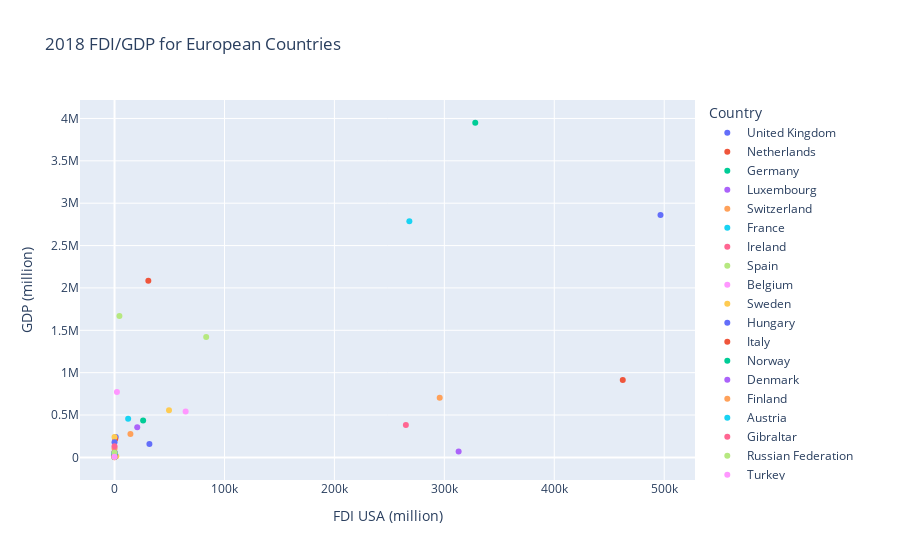

The cell this chart's notebook holds for it:
### Code cell
europe_fdi_gdp_scatter = px.scatter(
    europe_format_name,
    x="FDI USA (million)",
    y="GDP (million)",
    title="2018 FDI/GDP for European Countries",
    color="Country",
)
europe_fdi_gdp_scatter.write_image("europe_fdi_gdp_scatter.png")
europe_fdi_gdp_scatter

### Figure 1 — Plotly figure (JSON) as saved in the notebook; plotly's stock layout.template omitted (floating-point values rounded to 4 significant figures)
{"data": [{"hovertemplate": "Country=United Kingdom<br>FDI USA (million)=%{x}<br>GDP (million)=%{y}<extra></extra>", "legendgroup": "United Kingdom", "marker": {"color": "#636efa", "symbol": "circle"}, "mode": "markers", "name": "United Kingdom", "orientation": "v", "showlegend": true, "type": "scatter", "x": [496622], "xaxis": "x", "y": [2861000.0], "yaxis": "y"}, {"hovertemplate": "Country=Netherlands<br>FDI USA (million)=%{x}<br>GDP (million)=%{y}<extra></extra>", "legendgroup": "Netherlands", "marker": {"color": "#EF553B", "symbol": "circle"}, "mode": "markers", "name": "Netherlands", "orientation": "v", "showlegend": true, "type": "scatter", "x": [462303], "xaxis": "x", "y": [914100.0], "yaxis": "y"}, {"hovertemplate": "Country=Germany<br>FDI USA (million)=%{x}<br>GDP (million)=%{y}<extra></extra>", "legendgroup": "Germany", "marker": {"color": "#00cc96", "symbol": "circle"}, "mode": "markers", "name": "Germany", "orientation": "v", "showlegend": true, "type": "scatter", "x": [328124], "xaxis": "x", "y": [3950000.0], "yaxis": "y"}, {"hovertemplate": "Country=Luxembourg<br>FDI USA (million)=%{x}<br>GDP (million)=%{y}<extra></extra>", "legendgroup": "Luxembourg", "marker": {"color": "#ab63fa", "symbol": "circle"}, "mode": "markers", "name": "Luxembourg", "orientation": "v", "showlegend": true, "type": "scatter", "x": [312976], "xaxis": "x", "y": [70920.0], "yaxis": "y"}, {"hovertemplate": "Country=Switzerland<br>FDI USA (million)=%{x}<br>GDP (million)=%{y}<extra></extra>", "legendgroup": "Switzerland", "marker": {"color": "#FFA15A", "symbol": "circle"}, "mode": "markers", "name": "Switzerland", "orientation": "v", "showlegend": true, "type": "scatter", "x": [295783], "xaxis": "x", "y": [705100.0], "yaxis": "y"}, {"hovertemplate": "Country=France<br>FDI USA (million)=%{x}<br>GDP (million)=%{y}<extra></extra>", "legendgroup": "France", "marker": {"color": "#19d3f3", "symbol": "circle"}, "mode": "markers", "name": "France", "orientation": "v", "showlegend": true, "type": "scatter", "x": [268169], "xaxis": "x", "y": [2788000.0], "yaxis": "y"}, {"hovertemplate": "Country=Ireland<br>FDI USA (million)=%{x}<br>GDP (million)=%{y}<extra></extra>", "legendgroup": "Ireland", "marker": {"color": "#FF6692", "symbol": "circle"}, "mode": "markers", "name": "Ireland", "orientation": "v", "showlegend": true, "type": "scatter", "x": [265004], "xaxis": "x", "y": [382700.0], "yaxis": "y"}, {"hovertemplate": "Country=Spain<br>FDI USA (million)=%{x}<br>GDP (million)=%{y}<extra></extra>", "legendgroup": "Spain", "marker": {"color": "#B6E880", "symbol": "circle"}, "mode": "markers", "name": "Spain", "orientation": "v", "showlegend": true, "type": "scatter", "x": [83379], "xaxis": "x", "y": [1420000.0], "yaxis": "y"}, {"hovertemplate": "Country=Belgium<br>FDI USA (million)=%{x}<br>GDP (million)=%{y}<extra></extra>", "legendgroup": "Belgium", "marker": {"color": "#FF97FF", "symbol": "circle"}, "mode": "markers", "name": "Belgium", "orientation": "v", "showlegend": true, "type": "scatter", "x": [64661], "xaxis": "x", "y": [542700.0], "yaxis": "y"}, {"hovertemplate": "Country=Sweden<br>FDI USA (million)=%{x}<br>GDP (million)=%{y}<extra></extra>", "legendgroup": "Sweden", "marker": {"color": "#FECB52", "symbol": "circle"}, "mode": "markers", "name": "Sweden", "orientation": "v", "showlegend": true, "type": "scatter", "x": [49546], "xaxis": "x", "y": [555500.0], "yaxis": "y"}, {"hovertemplate": "Country=Hungary<br>FDI USA (million)=%{x}<br>GDP (million)=%{y}<extra></extra>", "legendgroup": "Hungary", "marker": {"color": "#636efa", "symbol": "circle"}, "mode": "markers", "name": "Hungary", "orientation": "v", "showlegend": true, "type": "scatter", "x": [31730], "xaxis": "x", "y": [157900.0], "yaxis": "y"}, {"hovertemplate": "Country=Italy<br>FDI USA (million)=%{x}<br>GDP (million)=%{y}<extra></extra>", "legendgroup": "Italy", "marker": {"color": "#EF553B", "symbol": "circle"}, "mode": "markers", "name": "Italy", "orientation": "v", "showlegend": true, "type": "scatter", "x": [30749], "xaxis": "x", "y": [2086000.0], "yaxis": "y"}, {"hovertemplate": "Country=Norway<br>FDI USA (million)=%{x}<br>GDP (million)=%{y}<extra></extra>", "legendgroup": "Norway", "marker": {"color": "#00cc96", "symbol": "circle"}, "mode": "markers", "name": "Norway", "orientation": "v", "showlegend": true, "type": "scatter", "x": [26007], "xaxis": "x", "y": [434200.0], "yaxis": "y"}, {"hovertemplate": "Country=Denmark<br>FDI USA (million)=%{x}<br>GDP (million)=%{y}<extra></extra>", "legendgroup": "Denmark", "marker": {"color": "#ab63fa", "symbol": "circle"}, "mode": "markers", "name": "Denmark", "orientation": "v", "showlegend": true, "type": "scatter", "x": [20654], "xaxis": "x", "y": [355700.0], "yaxis": "y"}, {"hovertemplate": "Country=Finland<br>FDI USA (million)=%{x}<br>GDP (million)=%{y}<extra></extra>", "legendgroup": "Finland", "marker": {"color": "#FFA15A", "symbol": "circle"}, "mode": "markers", "name": "Finland", "orientation": "v", "showlegend": true, "type": "scatter", "x": [14464], "xaxis": "x", "y": [275900.0], "yaxis": "y"}, {"hovertemplate": "Country=Austria<br>FDI USA (million)=%{x}<br>GDP (million)=%{y}<extra></extra>", "legendgroup": "Austria", "marker": {"color": "#19d3f3", "symbol": "circle"}, "mode": "markers", "name": "Austria", "orientation": "v", "showlegend": true, "type": "scatter", "x": [12392], "xaxis": "x", "y": [455500.0], "yaxis": "y"}, {"hovertemplate": "Country=Gibraltar<br>FDI USA (million)=%{x}<br>GDP (million)=%{y}<extra></extra>", "legendgroup": "Gibraltar", "marker": {"color": "#FF6692", "symbol": "circle"}, "mode": "markers", "name": "Gibraltar", "orientation": "v", "showlegend": true, "type": "scatter", "x": [9367], "xaxis": "x", "y": [null], "yaxis": "y"}, {"hovertemplate": "Country=Russian Federation<br>FDI USA (million)=%{x}<br>GDP (million)=%{y}<extra></extra>", "legendgroup": "Russian Federation", "marker": {"color": "#B6E880", "symbol": "circle"}, "mode": "markers", "name": "Russian Federation", "orientation": "v", "showlegend": true, "type": "scatter", "x": [4455], "xaxis": "x", "y": [1670000.0], "yaxis": "y"}, {"hovertemplate": "Country=Turkey<br>FDI USA (million)=%{x}<br>GDP (million)=%{y}<extra></extra>", "legendgroup": "Turkey", "marker": {"color": "#FF97FF", "symbol": "circle"}, "mode": "markers", "name": "Turkey", "orientation": "v", "showlegend": true, "type": "scatter", "x": [2175], "xaxis": "x", "y": [771400.0], "yaxis": "y"}, {"hovertemplate": "Country=Malta<br>FDI USA (million)=%{x}<br>GDP (million)=%{y}<extra></extra>", "legendgroup": "Malta", "marker": {"color": "#FECB52", "symbol": "circle"}, "mode": "markers", "name": "Malta", "orientation": "v", "showlegend": true, "type": "scatter", "x": [1557], "xaxis": "x", "y": [14600.0], "yaxis": "y"}, {"hovertemplate": "Country=Portugal<br>FDI USA (million)=%{x}<br>GDP (million)=%{y}<extra></extra>", "legendgroup": "Portugal", "marker": {"color": "#636efa", "symbol": "circle"}, "mode": "markers", "name": "Portugal", "orientation": "v", "showlegend": true, "type": "scatter", "x": [1056], "xaxis": "x", "y": [241300.0], "yaxis": "y"}, {"hovertemplate": "Country=Greece<br>FDI USA (million)=%{x}<br>GDP (million)=%{y}<extra></extra>", "legendgroup": "Greece", "marker": {"color": "#EF553B", "symbol": "circle"}, "mode": "markers", "name": "Greece", "orientation": "v", "showlegend": true, "type": "scatter", "x": [639], "xaxis": "x", "y": [218100.0], "yaxis": "y"}, {"hovertemplate": "Country=Cyprus<br>FDI USA (million)=%{x}<br>GDP (million)=%{y}<extra></extra>", "legendgroup": "Cyprus", "marker": {"color": "#00cc96", "symbol": "circle"}, "mode": "markers", "name": "Cyprus", "orientation": "v", "showlegend": true, "type": "scatter", "x": [323], "xaxis": "x", "y": [24960.0], "yaxis": "y"}, {"hovertemplate": "Country=Croatia<br>FDI USA (million)=%{x}<br>GDP (million)=%{y}<extra></extra>", "legendgroup": "Croatia", "marker": {"color": "#ab63fa", "symbol": "circle"}, "mode": "markers", "name": "Croatia", "orientation": "v", "showlegend": true, "type": "scatter", "x": [19], "xaxis": "x", "y": [60990.0], "yaxis": "y"}, {"hovertemplate": "Country=Slovak Republic<br>FDI USA (million)=%{x}<br>GDP (million)=%{y}<extra></extra>", "legendgroup": "Slovak Republic", "marker": {"color": "#FFA15A", "symbol": "circle"}, "mode": "markers", "name": "Slovak Republic", "orientation": "v", "showlegend": true, "type": "scatter", "x": [14], "xaxis": "x", "y": [105800.0], "yaxis": "y"}, {"hovertemplate": "Country=Slovenia<br>FDI USA (million)=%{x}<br>GDP (million)=%{y}<extra></extra>", "legendgroup": "Slovenia", "marker": {"color": "#19d3f3", "symbol": "circle"}, "mode": "markers", "name": "Slovenia", "orientation": "v", "showlegend": true, "type": "scatter", "x": [6], "xaxis": "x", "y": [54030.0], "yaxis": "y"}, {"hovertemplate": "Country=Belarus<br>FDI USA (million)=%{x}<br>GDP (million)=%{y}<extra></extra>", "legendgroup": "Belarus", "marker": {"color": "#FF6692", "symbol": "circle"}, "mode": "markers", "name": "Belarus", "orientation": "v", "showlegend": true, "type": "scatter", "x": [4], "xaxis": "x", "y": [60030.0], "yaxis": "y"}, {"hovertemplate": "Country=Serbia<br>FDI USA (million)=%{x}<br>GDP (million)=%{y}<extra></extra>", "legendgroup": "Serbia", "marker": {"color": "#B6E880", "symbol": "circle"}, "mode": "markers", "name": "Serbia", "orientation": "v", "showlegend": true, "type": "scatter", "x": [3], "xaxis": "x", "y": [50600.0], "yaxis": "y"}, {"hovertemplate": "Country=Armenia<br>FDI USA (million)=%{x}<br>GDP (million)=%{y}<extra></extra>", "legendgroup": "Armenia", "marker": {"color": "#FF97FF", "symbol": "circle"}, "mode": "markers", "name": "Armenia", "orientation": "v", "showlegend": true, "type": "scatter", "x": [3], "xaxis": "x", "y": [12460.0], "yaxis": "y"}, {"hovertemplate": "Country=Romania<br>FDI USA (million)=%{x}<br>GDP (million)=%{y}<extra></extra>", "legendgroup": "Romania", "marker": {"color": "#FECB52", "symbol": "circle"}, "mode": "markers", "name": "Romania", "orientation": "v", "showlegend": true, "type": "scatter", "x": [3], "xaxis": "x", "y": [241600.0], "yaxis": "y"}, {"hovertemplate": "Country=Uzbekistan<br>FDI USA (million)=%{x}<br>GDP (million)=%{y}<extra></extra>", "legendgroup": "Uzbekistan", "marker": {"color": "#636efa", "symbol": "circle"}, "mode": "markers", "name": "Uzbekistan", "orientation": "v", "showlegend": true, "type": "scatter", "x": [0], "xaxis": "x", "y": [50390.0], "yaxis": "y"}, {"hovertemplate": "Country=San Marino<br>FDI USA (million)=%{x}<br>GDP (million)=%{y}<extra></extra>", "legendgroup": "San Marino", "marker": {"color": "#EF553B", "symbol": "circle"}, "mode": "markers", "name": "San Marino", "orientation": "v", "showlegend": true, "type": "scatter", "x": [0], "xaxis": "x", "y": [1638.0], "yaxis": "y"}, {"hovertemplate": "Country=Tajikistan<br>FDI USA (million)=%{x}<br>GDP (million)=%{y}<extra></extra>", "legendgroup": "Tajikistan", "marker": {"color": "#00cc96", "symbol": "circle"}, "mode": "markers", "name": "Tajikistan", "orientation": "v", "showlegend": true, "type": "scatter", "x": [0], "xaxis": "x", "y": [7523.0], "yaxis": "y"}, {"hovertemplate": "Country=Turkmenistan<br>FDI USA (million)=%{x}<br>GDP (million)=%{y}<extra></extra>", "legendgroup": "Turkmenistan", "marker": {"color": "#ab63fa", "symbol": "circle"}, "mode": "markers", "name": "Turkmenistan", "orientation": "v", "showlegend": true, "type": "scatter", "x": [0], "xaxis": "x", "y": [40760.0], "yaxis": "y"}, {"hovertemplate": "Country=Albania<br>FDI USA (million)=%{x}<br>GDP (million)=%{y}<extra></extra>", "legendgroup": "Albania", "marker": {"color": "#FFA15A", "symbol": "circle"}, "mode": "markers", "name": "Albania", "orientation": "v", "showlegend": true, "type": "scatter", "x": [0], "xaxis": "x", "y": [15150.0], "yaxis": "y"}, {"hovertemplate": "Country=Montenegro<br>FDI USA (million)=%{x}<br>GDP (million)=%{y}<extra></extra>", "legendgroup": "Montenegro", "marker": {"color": "#19d3f3", "symbol": "circle"}, "mode": "markers", "name": "Montenegro", "orientation": "v", "showlegend": true, "type": "scatter", "x": [0], "xaxis": "x", "y": [5507.0], "yaxis": "y"}, {"hovertemplate": "Country=Moldova<br>FDI USA (million)=%{x}<br>GDP (million)=%{y}<extra></extra>", "legendgroup": "Moldova", "marker": {"color": "#FF6692", "symbol": "circle"}, "mode": "markers", "name": "Moldova", "orientation": "v", "showlegend": true, "type": "scatter", "x": [0], "xaxis": "x", "y": [11460.0], "yaxis": "y"}, {"hovertemplate": "Country=Andorra<br>FDI USA (million)=%{x}<br>GDP (million)=%{y}<extra></extra>", "legendgroup": "Andorra", "marker": {"color": "#B6E880", "symbol": "circle"}, "mode": "markers", "name": "Andorra", "orientation": "v", "showlegend": true, "type": "scatter", "x": [0], "xaxis": "x", "y": [3218.0], "yaxis": "y"}, {"hovertemplate": "Country=Kyrgyz Republic<br>FDI USA (million)=%{x}<br>GDP (million)=%{y}<extra></extra>", "legendgroup": "Kyrgyz Republic", "marker": {"color": "#FF97FF", "symbol": "circle"}, "mode": "markers", "name": "Kyrgyz Republic", "orientation": "v", "showlegend": true, "type": "scatter", "x": [0], "xaxis": "x", "y": [8271.0], "yaxis": "y"}, {"hovertemplate": "Country=Kosovo<br>FDI USA (million)=%{x}<br>GDP (million)=%{y}<extra></extra>", "legendgroup": "Kosovo", "marker": {"color": "#FECB52", "symbol": "circle"}, "mode": "markers", "name": "Kosovo", "orientation": "v", "showlegend": true, "type": "scatter", "x": [0], "xaxis": "x", "y": [7943.0], "yaxis": "y"}, {"hovertemplate": "Country=Kazakhstan<br>FDI USA (million)=%{x}<br>GDP (million)=%{y}<extra></extra>", "legendgroup": "Kazakhstan", "marker": {"color": "#636efa", "symbol": "circle"}, "mode": "markers", "name": "Kazakhstan", "orientation": "v", "showlegend": true, "type": "scatter", "x": [0], "xaxis": "x", "y": [179300.0], "yaxis": "y"}, {"hovertemplate": "Country=Georgia<br>FDI USA (million)=%{x}<br>GDP (million)=%{y}<extra></extra>", "legendgroup": "Georgia", "marker": {"color": "#EF553B", "symbol": "circle"}, "mode": "markers", "name": "Georgia", "orientation": "v", "showlegend": true, "type": "scatter", "x": [0], "xaxis": "x", "y": [17600.0], "yaxis": "y"}, {"hovertemplate": "Country=Bosnia and Herzegovina<br>FDI USA (million)=%{x}<br>GDP (million)=%{y}<extra></extra>", "legendgroup": "Bosnia and Herzegovina", "marker": {"color": "#00cc96", "symbol": "circle"}, "mode": "markers", "name": "Bosnia and Herzegovina", "orientation": "v", "showlegend": true, "type": "scatter", "x": [0], "xaxis": "x", "y": [20180.0], "yaxis": "y"}, {"hovertemplate": "Country=Vatican City<br>FDI USA (million)=%{x}<br>GDP (million)=%{y}<extra></extra>", "legendgroup": "Vatican City", "marker": {"color": "#ab63fa", "symbol": "circle"}, "mode": "markers", "name": "Vatican City", "orientation": "v", "showlegend": true, "type": "scatter", "x": [0], "xaxis": "x", "y": [null], "yaxis": "y"}, {"hovertemplate": "Country=North Macedonia<br>FDI USA (million)=%{x}<br>GDP (million)=%{y}<extra></extra>", "legendgroup": "North Macedonia", "marker": {"color": "#FFA15A", "symbol": "circle"}, "mode": "markers", "name": "North Macedonia", "orientation": "v", "showlegend": true, "type": "scatter", "x": [-1], "xaxis": "x", "y": [12630.0], "yaxis": "y"}, {"hovertemplate": "Country=Azerbaijan<br>FDI USA (million)=%{x}<br>GDP (million)=%{y}<extra></extra>", "legendgroup": "Azerbaijan", "marker": {"color": "#19d3f3", "symbol": "circle"}, "mode": "markers", "name": "Azerbaijan", "orientation": "v", "showlegend": true, "type": "scatter", "x": [-2], "xaxis": "x", "y": [47110.0], "yaxis": "y"}, {"hovertemplate": "Country=Ukraine<br>FDI USA (million)=%{x}<br>GDP (million)=%{y}<extra></extra>", "legendgroup": "Ukraine", "marker": {"color": "#FF6692", "symbol": "circle"}, "mode": "markers", "name": "Ukraine", "orientation": "v", "showlegend": true, "type": "scatter", "x": [-3], "xaxis": "x", "y": [130900.0], "yaxis": "y"}, {"hovertemplate": "Country=Lithuania<br>FDI USA (million)=%{x}<br>GDP (million)=%{y}<extra></extra>", "legendgroup": "Lithuania", "marker": {"color": "#B6E880", "symbol": "circle"}, "mode": "markers", "name": "Lithuania", "orientation": "v", "showlegend": true, "type": "scatter", "x": [-4], "xaxis": "x", "y": [53460.0], "yaxis": "y"}, {"hovertemplate": "Country=Monaco<br>FDI USA (million)=%{x}<br>GDP (million)=%{y}<extra></extra>", "legendgroup": "Monaco", "marker": {"color": "#FF97FF", "symbol": "circle"}, "mode": "markers", "name": "Monaco", "orientation": "v", "showlegend": true, "type": "scatter", "x": [-26], "xaxis": "x", "y": [7188.0], "yaxis": "y"}], "layout": {"autosize": true, "legend": {"title": {"text": "Country"}, "tracegroupgap": 0}, "title": {"text": "2018 FDI/GDP for European Countries"}, "xaxis": {"anchor": "y", "autorange": true, "domain": [0, 1], "range": [-30690.0, 527300.0], "title": {"text": "FDI USA (million)"}, "type": "linear"}, "yaxis": {"anchor": "x", "autorange": true, "domain": [0, 1], "range": [-287500.0, 4239000.0], "title": {"text": "GDP (million)"}, "type": "linear"}}}
